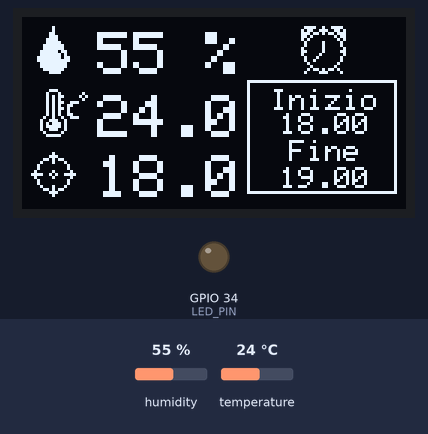
A sketch run on a simulated ESP32. On the bench: 128×64 one-colour display, output pins drawn as LEDs (lit = HIGH). The inputs (shaded band) are chosen by the test bench; at power-on: humidity 55 %, temperature 24 °C. What the sketch prints to the serial monitor is not drawn.

Above: at 1.2 s.
1.3 s: humidity set to 22 %
At 2.6 s:
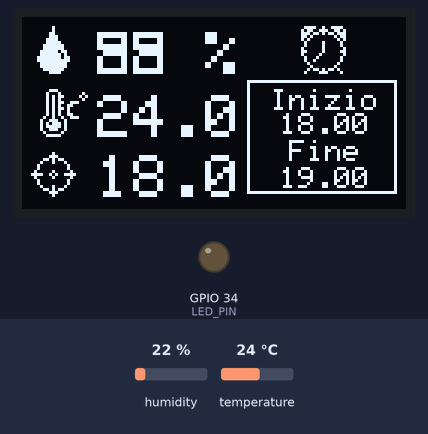
4.1 s: temperature set to 12 °C
At 5.1 s:
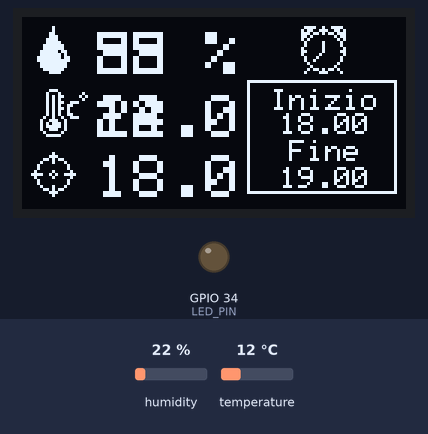
6.9 s: humidity set to 40 %
At 8.7 s:
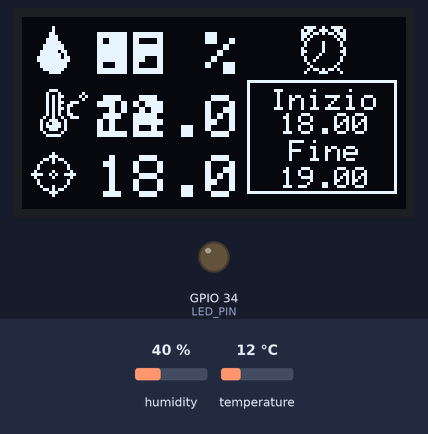
9.8 s: temperature set to 19 °C
At 19.7 s:
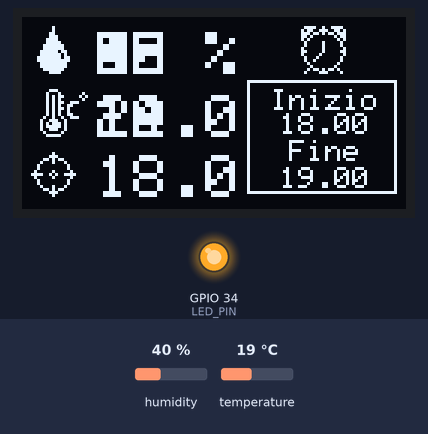
Timing chart, 0 to 22.1 s (numbered marks = the images above; inputs shaded):
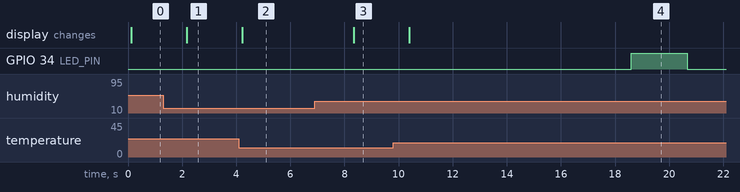

Measured:
- after the input at 1.3 s, the display: changes after 0.87 s (image 1)
- after the input at 4.1 s, the display: changes after 0.13 s (image 2)
- after the input at 6.9 s, the display: changes after 1.4 s (image 3)
- after the input at 9.8 s, GPIO 34 (LED_PIN): LOW → HIGH after 8.8 s, → LOW 2.1 s later; the display: changes after 0.60 s (image 4)

The sketch:

termostatino.ino
```cpp
#include <DHT.h>
#include <Wire.h>
#include <Adafruit_GFX.h>
#include <Adafruit_SSD1306.h>
#include "data.h"

// Definizioni dei pin
#define DHTPIN 4        // Pin collegato al sensore DHT
#define DHTTYPE DHT22    // Tipo di sensore DHT
#define LED_PIN 34       // Pin collegato al LED
#define SCREEN_WIDTH 128 // Larghezza display OLED
#define SCREEN_HEIGHT 64 // Altezza display OLED

// Inizializza il sensore DHT e il display OLED
DHT dht(DHTPIN, DHTTYPE);
Adafruit_SSD1306 oled(SCREEN_WIDTH, SCREEN_HEIGHT);

// Variabili globali
float tempRef = 18.0;
float tempoRefON_1 = 18.0;
float tempoRefOFF_1 = 19.0;
unsigned long tempo;

void setup() {
  pinMode(LED_PIN, OUTPUT);
  digitalWrite(LED_PIN, LOW);
  Serial.begin(115200);
  dht.begin();


  // Inizializzazione OLED
  if (!oled.begin(SSD1306_SWITCHCAPVCC, 0x3C)) {
    Serial.println(F("Errore nell'avvio dell'OLED"));
    while (true);
  }
  oled.clearDisplay();

  oled.display();

  oled.clearDisplay();

  oled.drawBitmap(5, 3, image_weather_humidity_bits, 11, 16, 1);

  oled.drawBitmap(3, 45, image_crosshairs_bits, 15, 16, 1);

  oled.drawBitmap(6, 24, image_weather_temperature_bits, 16, 16, 1);
  oled.display();

}

void loop() {
  float temperature = dht.readTemperature();
  float humidity = dht.readHumidity();
  tempo = millis() / 1000;

  if (isnan(temperature) || isnan(humidity)) {
    Serial.println("Errore nella lettura del sensore DHT!");
    return;
  }

  Serial.print("Temperatura: "); Serial.print(temperature);
  Serial.print(" °C | Umidità: "); Serial.print(humidity);
  Serial.print("% | Tempo: "); Serial.println(tempo);

  if (temperature > tempRef && tempo >= tempoRefON_1 && tempo <= tempoRefOFF_1) {
    digitalWrite(LED_PIN, HIGH);
    Serial.println("LED acceso!");
  } else {
    digitalWrite(LED_PIN, LOW);
    Serial.println("LED spento!");
  }

  oled.setTextColor(1);
  oled.setTextSize(2);
  oled.setTextWrap(false);
  oled.setCursor(25, 26);
  oled.print(temperature, 1);

  oled.setCursor(25, 5);
  oled.print(humidity, 0); oled.print(" %");

  oled.setCursor(25, 46);
  oled.print(tempRef, 1);

  oled.drawRect(75, 21, 50, 38, 1);

  oled.drawBitmap(93, 3, image_clock_alarm_bits, 15, 16, 1);

  oled.setTextSize(1);
  oled.setCursor(86, 32);
  oled.print(tempoRefON_1);

  oled.setCursor(83, 24);
  oled.print("Inizio");

  oled.setCursor(89, 41);
  oled.print("Fine");

  oled.setCursor(86, 50);
  oled.print(tempoRefOFF_1);

  oled.display();

  delay(1000);
}
```

Source omitted: data.h (data table, 935 bytes)
